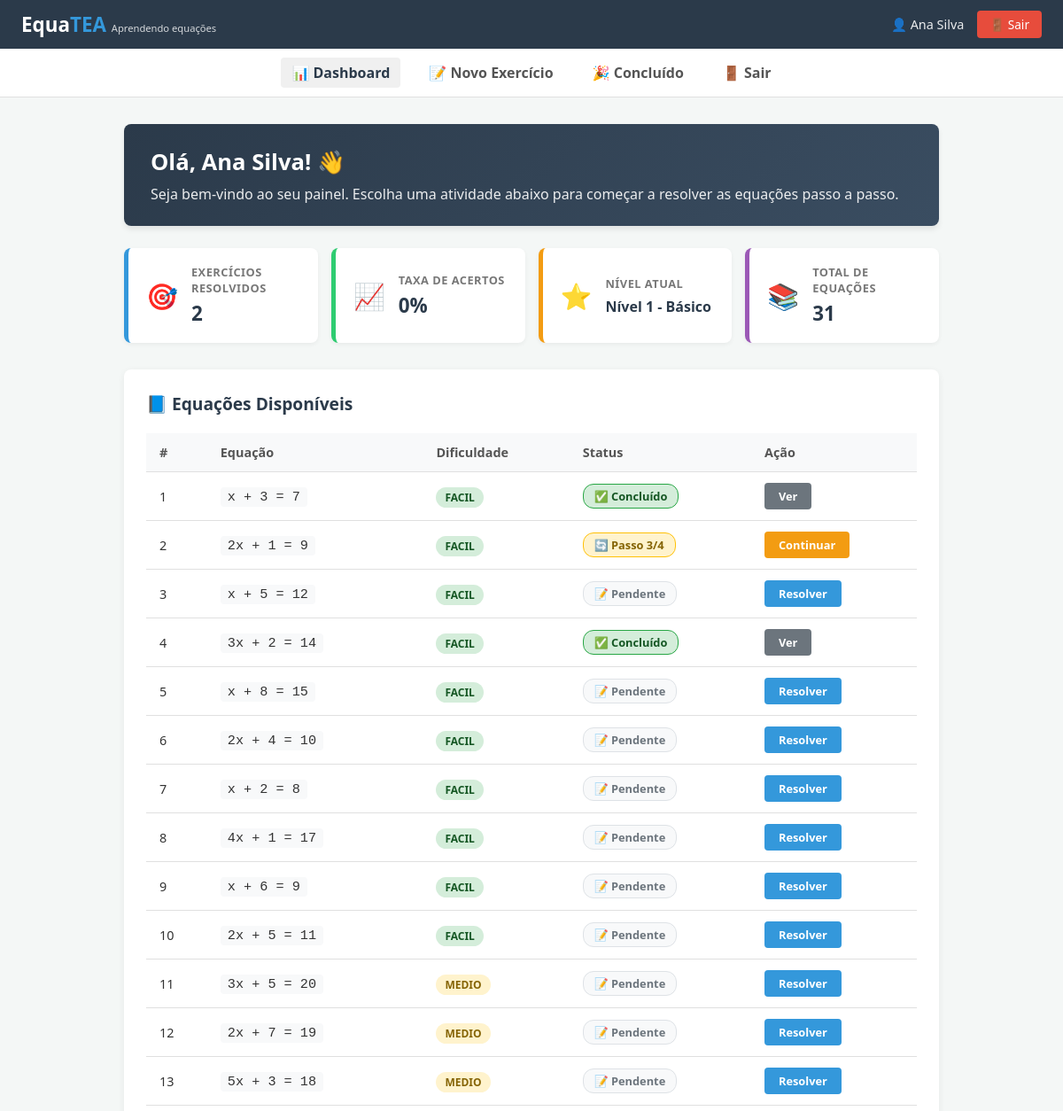
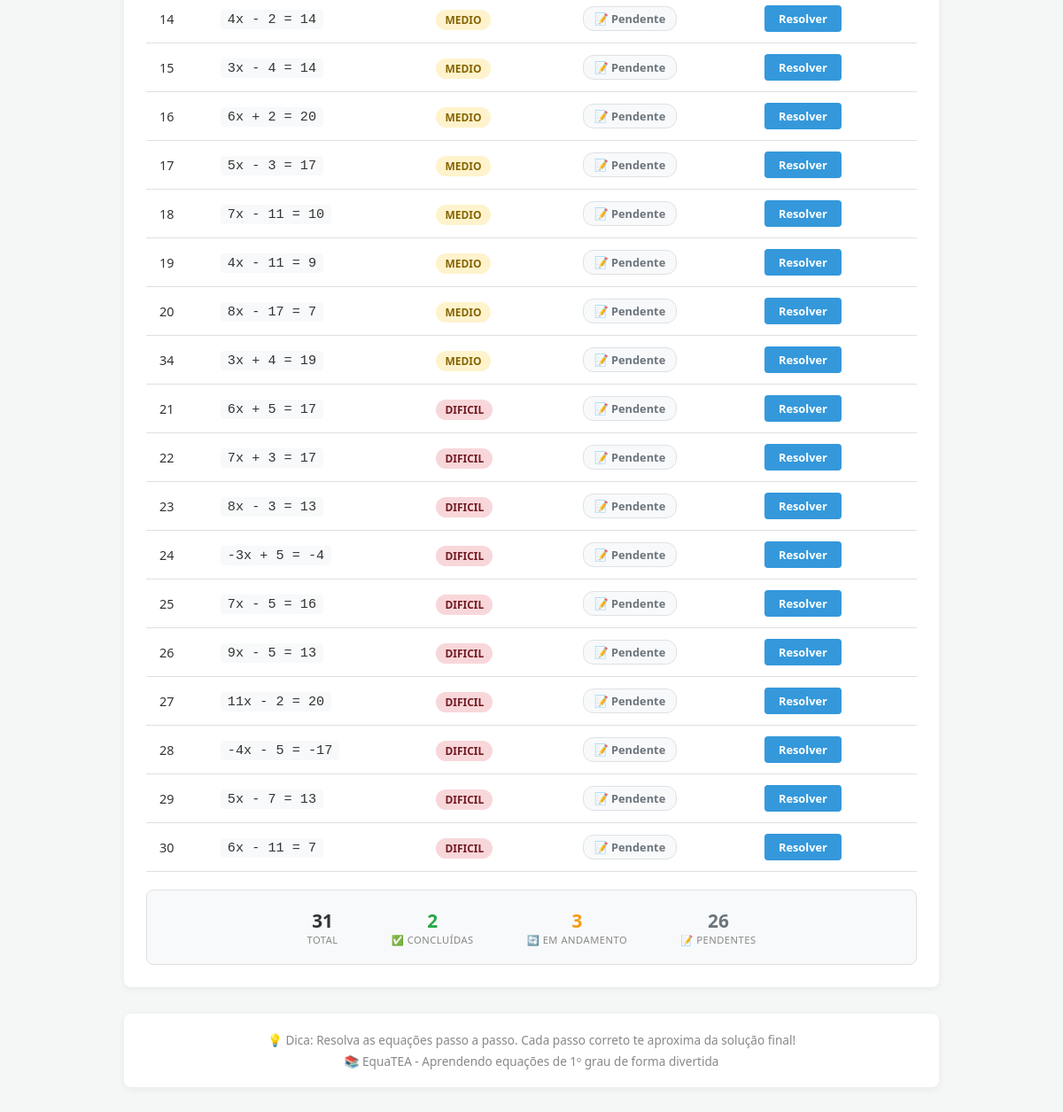
Before: /index.php?view=aluno/dashboard (signed in) with the older database file (2 pictures, top to bottom).
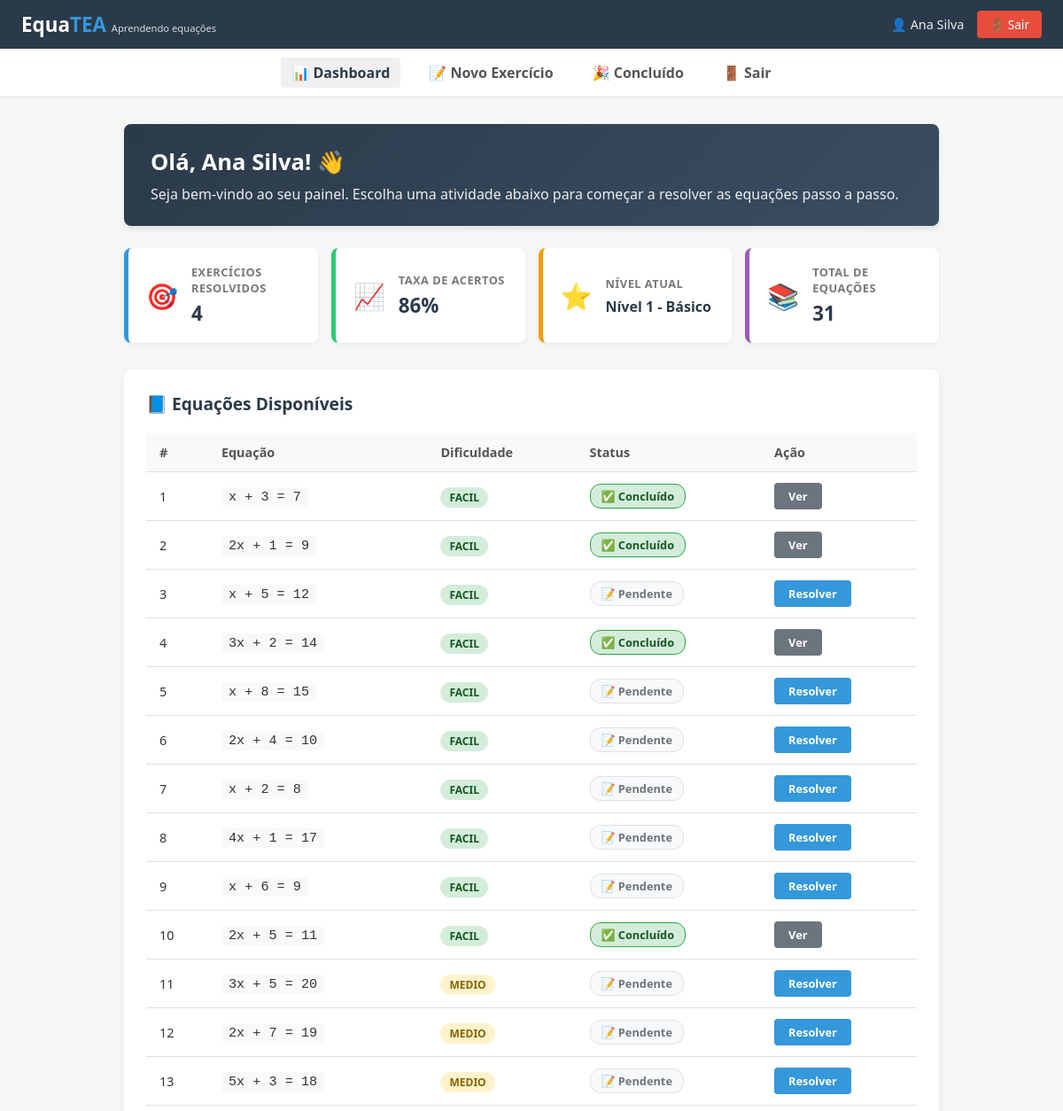
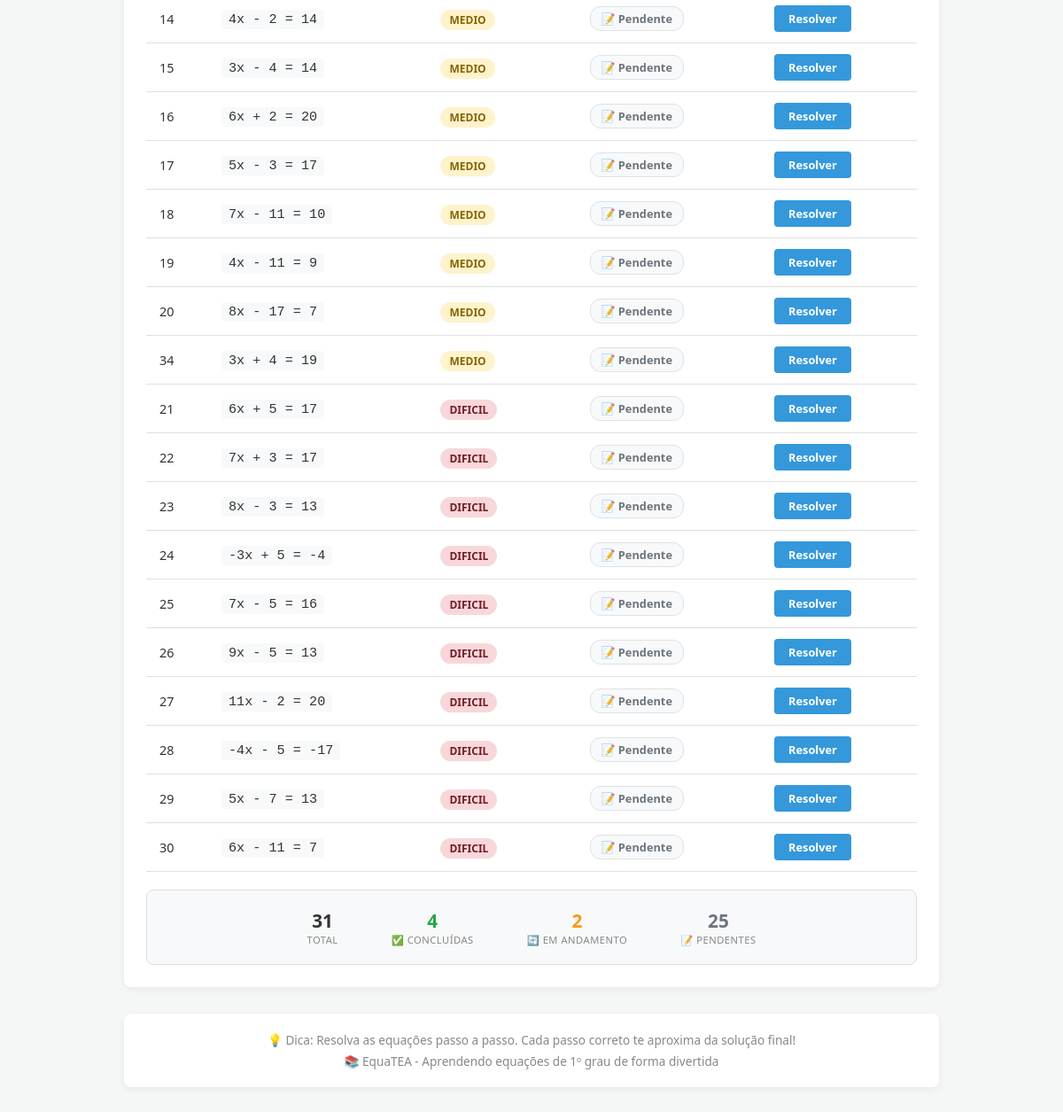
After: the same page with the newer database file (2 pictures, top to bottom).
### tables this page shows
CREATE TABLE `alunos` (
  `id` int(11) NOT NULL,
  `usuario_id` int(11) NOT NULL,
  `idade` int(11) NOT NULL CHECK (`idade` between 14 and 21),
  `nivel_tea` enum('suporte1','suporte2') NOT NULL,
  `escola` varchar(100) DEFAULT NULL,
  `turma` varchar(20) DEFAULT NULL,
  `data_cadastro` timestamp NOT NULL DEFAULT current_timestamp()
);

CREATE TABLE `usuarios` (
  `id` int(11) NOT NULL,
  `nome` varchar(100) NOT NULL,
  `email` varchar(100) NOT NULL,
  `senha_hash` varchar(255) NOT NULL,
  `tipo_perfil` enum('aluno','professor') NOT NULL DEFAULT 'aluno',
  `data_cadastro` timestamp NOT NULL DEFAULT current_timestamp(),
  `ultimo_acesso` datetime DEFAULT NULL,
  `ativo` tinyint(1) DEFAULT 1
);

CREATE TABLE `progresso_aluno` (
  `id` int(11) NOT NULL,
  `aluno_id` int(11) NOT NULL,
  `equacao_id` int(11) NOT NULL,
  `passo_atual` tinyint(4) DEFAULT 1 CHECK (`passo_atual` between 1 and 4),
  `concluida` tinyint(1) DEFAULT 0,
  `data_inicio` datetime NOT NULL DEFAULT current_timestamp(),
  `data_conclusao` datetime DEFAULT NULL,
  `tentativas` tinyint(4) DEFAULT 0
);

CREATE TABLE `equacoes` (
  `id` int(11) NOT NULL,
  `a` int(11) NOT NULL CHECK (`a` between -20 and 20 and `a` <> 0),
  `b` int(11) NOT NULL CHECK (`b` between -20 and 20),
  `c` int(11) NOT NULL CHECK (`c` between -20 and 20),
  `solucao` int(11) NOT NULL,
  `dificuldade` enum('facil','medio','dificil') DEFAULT 'facil',
  `data_cadastro` timestamp NOT NULL DEFAULT current_timestamp()
);

### app/views/aluno/dashboard.php (the view, shortened to what the rows shown need)
<?php
$root_path = dirname(__DIR__, 3);
require_once $root_path . '/app/config/Database.php';
require_once $root_path . '/app/models/Equacao.php';
require_once $root_path . '/app/models/Aluno.php';
$progresso_path = $root_path . '/app/models/ProgressoAluno.php';
if (file_exists($progresso_path)) {
    $progresso_disponivel = true;
} else {
    $progresso_disponivel = false;
}
$aluno_id = $_SESSION['aluno_id'] ?? null;
$usuario_nome = $_SESSION['usuario_nome'] ?? 'Aluno';
$aluno = null;
if ($aluno_id && class_exists('Aluno')) {
    try {
        $alunoModel = new Aluno();
        $aluno = $alunoModel->getById($aluno_id);
    } catch (Exception $e) {
        $aluno = null;
    }
}
$dados_progresso = [
    'total_resolvidas' => 0,
    'taxa_acerto' => '0%',
    'nivel_atual' => 'Nível 1 - Básico'
];
if ($aluno_id && $progresso_disponivel && class_exists('ProgressoAluno')) {
    try {
        $progressoModel = new ProgressoAluno();
        $progresso = $progressoModel->getEstatisticas($aluno_id);
        if ($progresso && is_array($progresso)) {
            $dados_progresso = array_merge($dados_progresso, $progresso);
        }
    } catch (Exception $e) {
        error_log("Erro ao buscar progresso: " . $e->getMessage());
    }
}
$equacoes = [];
$concluidas = 0;
$pendentes = 0;
$em_andamento = 0;
try {
    if (class_exists('Equacao')) {
        $equacaoModel = new Equacao();
        if (method_exists($equacaoModel, 'getEquacoesComStatus')) {
            $equacoes = $equacaoModel->getEquacoesComStatus($aluno_id);
        }
        if (!empty($equacoes)) {
            foreach ($equacoes as $eq) {
                $status = $eq['status_progresso'] ?? 'Pendente';
                if ($status === 'Concluído' || ($eq['concluida'] ?? false)) {
                    $concluidas++;
                } elseif (($eq['passo_atual'] ?? 0) > 0) {
                    $em_andamento++;
                } else {
                    $pendentes++;
                }
            }
        }
    }
} catch (Exception $e) {
    error_log("Erro ao buscar equações: " . $e->getMessage());
    $equacoes = [];
}
$nome_aluno = $aluno['nome'] ?? $usuario_nome;
?>
<!DOCTYPE html>
<html lang="pt-BR">
<head>
</head>
<body>
    <header>
        <div class="logo">
            Equa<span>TEA</span>
            <small>Aprendendo equações</small>
        </div>
        <div class="user-info">
            <span class="user-name">👤 <?php echo htmlspecialchars($nome_aluno); ?></span>
            <a href="index.php?view=logout" class="btn-logout" onclick="return confirm('Deseja realmente sair?');">
                🚪 Sair
            </a>
        </div>
    </header>
    <nav>
        <a href="index.php?view=aluno/dashboard" class="active">📊 Dashboard</a>
        <a href="index.php?view=exercicio">📝 Novo Exercício</a>
        <a href="index.php?view=parabens">🎉 Concluído</a>
        <a href="index.php?view=logout" onclick="return confirm('Deseja realmente sair?');">🚪 Sair</a>
    </nav>
    <div class="container">
        <div class="welcome-card">
            <h2>Olá, <?php echo htmlspecialchars($nome_aluno); ?>! 👋</h2>
            <p>Seja bem-vindo ao seu painel. Escolha uma atividade abaixo para começar a resolver as equações passo a passo.</p>
        </div>
        <div class="stats-grid">
            <div class="stat-card">
                <div class="stat-icon">🎯</div>
                <div class="stat-info">
                    <h4>Exercícios Resolvidos</h4>
                    <div class="value"><?php echo $dados_progresso['total_resolvidas'] ?? 0; ?></div>
                </div>
            </div>
            <div class="stat-card green">
                <div class="stat-icon">📈</div>
                <div class="stat-info">
                    <h4>Taxa de Acertos</h4>
                    <div class="value"><?php echo $dados_progresso['taxa_acerto'] ?? '0%'; ?></div>
                </div>
            </div>
            <div class="stat-card orange">
                <div class="stat-icon">⭐</div>
                <div class="stat-info">
                    <h4>Nível Atual</h4>
                    <div class="value" style="font-size: 1rem; margin-top: 6px;">
                        <?php echo $dados_progresso['nivel_atual'] ?? 'Nível 1 - Básico'; ?>
                    </div>
                </div>
            </div>
            <div class="stat-card purple">
                <div class="stat-icon">📚</div>
                <div class="stat-info">
                    <h4>Total de Equações</h4>
                    <div class="value"><?php echo count($equacoes); ?></div>
                </div>
            </div>
        </div>
        <div class="card-table">
            <h3>📘 Equações Disponíveis</h3>
            <?php if (empty($equacoes) || !is_array($equacoes)): ?>
                <div class="empty-state">
                    <div class="icon">📭</div>
                    <p>Nenhuma equação disponível no momento.</p>
                    <p style="font-size: 0.9rem; color: #aaa;">Volte mais tarde ou entre em contato com seu professor.</p>
                </div>
            <?php else: ?>
                <div class="table-responsive">
                    <table>
                        <thead>
                            <tr>
                                <th>#</th>
                                <th>Equação</th>
                                <th>Dificuldade</th>
                                <th>Status</th>
                                <th>Ação</th>
                            </tr>
                        </thead>
                        <tbody>
                            <?php foreach ($equacoes as $eq): ?>
                                <?php
                                    $eq_id = (int)($eq['id'] ?? 0);
                                    $eq_text = $eq['equacao_formatada'] ?? '';
                                    $concluida = $eq['concluida'] ?? false;
                                    $passo_atual = $eq['passo_atual'] ?? null;
                                    $status = $eq['status_progresso'] ?? 'Pendente';
                                    $statusClass = '';
                                    $statusIcon = '';
                                    $statusText = '';
                                    $actionText = '';
                                    $actionClass = '';
                                    $actionLink = '';
                                    if ($concluida || $status === 'Concluído') {
                                        $statusClass = 'badge-concluido';
                                        $statusIcon = '✅';
                                        $statusText = 'Concluído';
                                        $actionText = 'Ver';
                                        $actionClass = 'btn-view';
                                        $actionLink = 'index.php?view=parabens&id=' . $eq_id;
                                    } elseif ($passo_atual && $passo_atual > 0 && $passo_atual < 4) {
                                        $statusClass = 'badge-andamento';
                                        $statusIcon = '🔄';
                                        $statusText = 'Passo ' . $passo_atual . '/4';
                                        $actionText = 'Continuar';
                                        $actionClass = 'btn-continue';
                                        $actionLink = 'index.php?view=exercicio&id=' . $eq_id . '&passo=' . $passo_atual;
                                    } else {
                                        $statusClass = 'badge-pendente';
                                        $statusIcon = '📝';
                                        $statusText = 'Pendente';
                                        $actionText = 'Resolver';
                                        $actionClass = '';
                                        $actionLink = 'index.php?view=exercicio&id=' . $eq_id . '&passo=1';
                                    }
                                    $dificuldade = $eq['dificuldade'] ?? 'facil';
                                    $dificuldadeLabel = ucfirst($dificuldade);
                                ?>
                                <tr>
                                    <td><?php echo $eq_id; ?></td>
                                    <td>
                                        <span class="equation-display">
                                            <?php echo htmlspecialchars($eq_text); ?>
                                        </span>
                                    </td>
                                    <td>
                                        <span class="badge-dificuldade badge-<?php echo strtolower($dificuldade); ?>">
                                            <?php echo $dificuldadeLabel; ?>
                                        </span>
                                    </td>
                                    <td>
                                        <span class="badge <?php echo $statusClass; ?>">
                                            <?php echo $statusIcon . ' ' . $statusText; ?>
                                        </span>
                                    </td>
                                    <td>
                                        <a href="<?php echo $actionLink; ?>" class="btn-action <?php echo $actionClass; ?>">
                                            <?php echo $actionText; ?>
                                        </a>
                                    </td>
                                </tr>
                            <?php endforeach; ?>
                        </tbody>
                    </table>
                </div>
                <div class="progress-summary">
                    <div class="summary-item">
                        <span class="summary-number"><?php echo count($equacoes); ?></span>
                        <span class="summary-label">Total</span>
                    </div>
                    <div class="summary-item">
                        <span class="summary-number" style="color: #28a745;"><?php echo $concluidas; ?></span>
                        <span class="summary-label">✅ Concluídas</span>
                    </div>
                    <div class="summary-item">
                        <span class="summary-number" style="color: #f39c12;"><?php echo $em_andamento; ?></span>
                        <span class="summary-label">🔄 Em andamento</span>
                    </div>
                    <div class="summary-item">
                        <span class="summary-number" style="color: #6c757d;"><?php echo $pendentes; ?></span>
                        <span class="summary-label">📝 Pendentes</span>
                    </div>
                </div>
            <?php endif; ?>
        </div>
        <div class="footer-info">
            <p>💡 Dica: Resolva as equações passo a passo. Cada passo correto te aproxima da solução final!</p>
            <p style="margin-top: 5px;">📚 EquaTEA - Aprendendo equações de 1º grau de forma divertida</p>
        </div>
    </div>
</body>
</html>

Changed rows visible on the page:
no longer on this page (row unchanged): equacoes: id "10", eq_text "2x + 5 = 11", dificuldade "FACIL", statusIcon "📝", statusText "Pendente", actionText "Resolver"
changed progresso_aluno (number 2 of 6 on the later page): concluida "🔄" → "✅"; concluida "Passo 3/4" → "Concluído"; passo_atual 3 → 4 (drawn); concluida "Continuar" → "Ver"
added progresso_aluno: equacao "10", eq_text "2x + 5 = 11", equacao.dificuldade "FACIL", concluida "✅", concluida "Concluído", concluida "Ver"
Other visible differences:
$dados_progresso['total_resolvidas']: "2" → "4"
$dados_progresso['taxa_acerto']: "0%" → "86%"
$concluidas: "2" → "4"
$em_andamento: "3" → "2"
$pendentes: "26" → "25"
